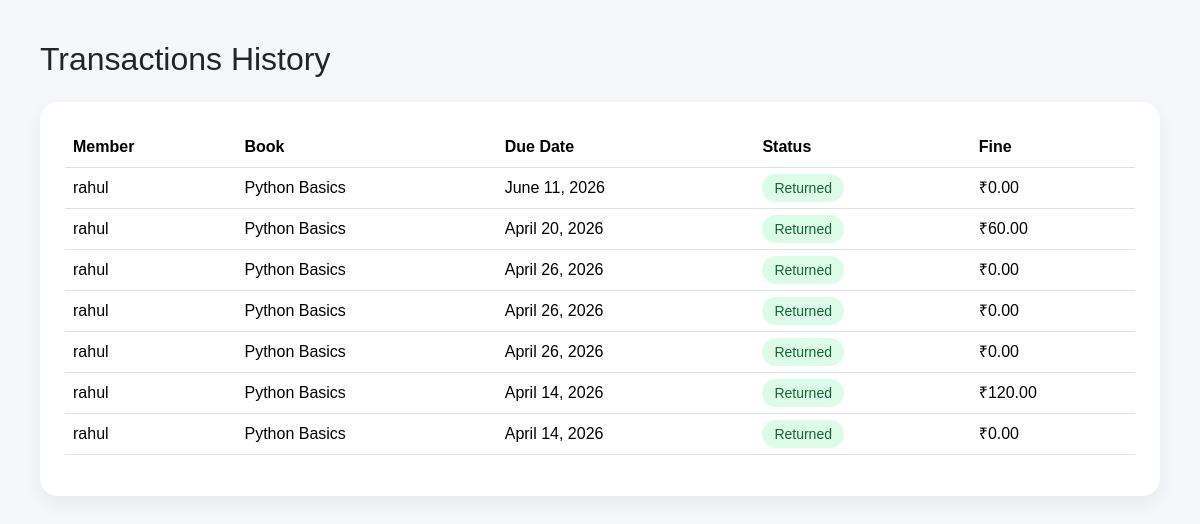
The page /transactions/ on the database as committed earlier.
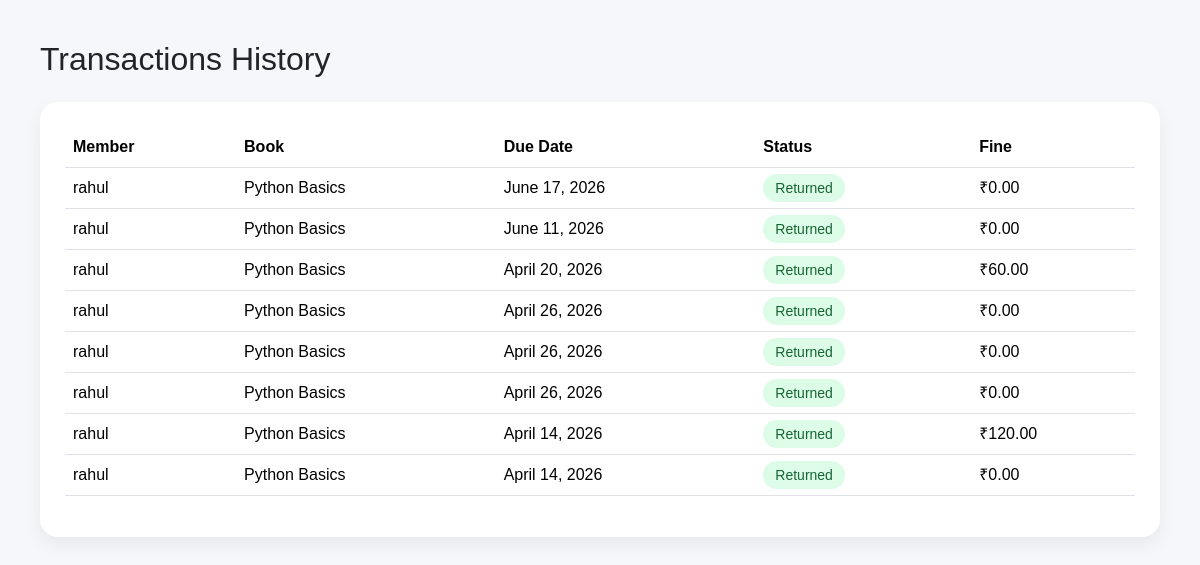
The same page on the database as committed later.
### transactions/models.py (models this page shows, shortened)
class Transaction(models.Model):
    STATUS_CHOICES = [
        ('ISSUED', 'Issued'),
        ('RETURNED', 'Returned'),
        ('OVERDUE', 'Overdue'),
    ]
    member = models.ForeignKey(Member, on_delete=models.CASCADE)
    book = models.ForeignKey(Book, on_delete=models.CASCADE)
    issue_date = models.DateField(auto_now_add=True)
    due_date = models.DateField()
    return_date = models.DateField(null=True, blank=True)
    fine = models.DecimalField(max_digits=6, decimal_places=2, default=0)
    status = models.CharField(
        max_length=20,
        choices=STATUS_CHOICES,
        default='ISSUED'
    )

### members/models.py (models this page shows, shortened)
class Member(models.Model):
    MEMBERSHIP_STATUS = [
        ('ACTIVE', 'Active'),
        ('EXPIRED', 'Expired'),
        ('PENDING', 'Pending'),
    ]
    name = models.CharField(max_length=100)
    email = models.EmailField(unique=True)
    membership_id = models.CharField(max_length=20, unique=True)
    membership_status = models.CharField(
        max_length=20,
        choices=MEMBERSHIP_STATUS,
        default='PENDING'
    )
    join_date = models.DateField(auto_now_add=True)
    expiry_date = models.DateField()

### books/models.py (models this page shows, shortened)
class Book(models.Model):
    title = models.CharField(max_length=200)
    author = models.CharField(max_length=100)
    isbn = models.CharField(max_length=20, unique=True)
    category = models.CharField(max_length=100)
    quantity = models.PositiveIntegerField(default=1)
    available_count = models.PositiveIntegerField(default=1)
    created_at = models.DateTimeField(auto_now_add=True)

### config/views.py (the view)
# urls.py: path('transactions/', transactions_page, name='transactions'),
def transactions_page(request):
    transactions = Transaction.objects.all().order_by('-issue_date')
    return render(request, 'transactions.html', {
        'transactions': transactions
    })

### templates/transactions.html (shortened to what this page needs)
<!DOCTYPE html>
<html lang="en">
<head>
    <link href="https://cdn.jsdelivr.net/npm/bootstrap@5.3.3/dist/css/bootstrap.min.css" rel="stylesheet">
</head>
<body>
<div class="main-content">
    <h2 class="mb-4">Transactions History</h2>
    <div class="table-card">
        <table class="table table-hover">
            <thead>
                <tr>
                    <th>Member</th>
                    <th>Book</th>
                    <th>Due Date</th>
                    <th>Status</th>
                    <th>Fine</th>
                </tr>
            </thead>
            <tbody>
                {% for transaction in transactions %}
                <tr>
                    <td>{{ transaction.member.name }}</td>
                    <td>{{ transaction.book.title }}</td>
                    <td>{{ transaction.due_date }}</td>
                    <td>
                        {% if transaction.status == 'ISSUED' %}
                            <span class="status-issued">Issued</span>
                        {% else %}
                            <span class="status-returned">Returned</span>
                        {% endif %}
                    </td>
                    <td>₹{{ transaction.fine }}</td>
                </tr>
                {% endfor %}
            </tbody>
        </table>
    </div>
</div>
</body>
</html>

Rows that differ between the two databases and show on the page:
added Transaction: status "Returned"
